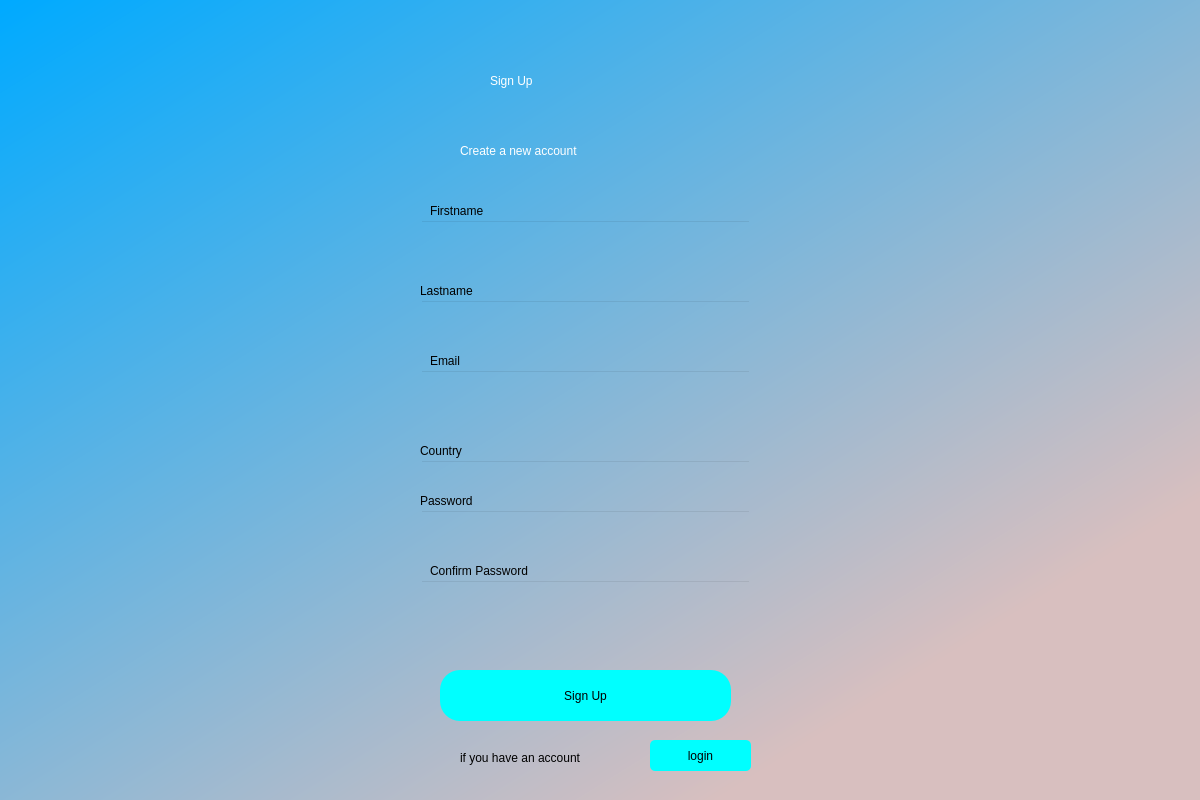
<?xml version="1.0" encoding="UTF-8"?>
<ui version="4.0">
 <class>bgwidget</class>
 <widget class="QDialog" name="bgwidget">
  <property name="geometry">
   <rect>
    <x>0</x>
    <y>0</y>
    <width>1200</width>
    <height>800</height>
   </rect>
  </property>
  <property name="windowTitle">
   <string>Dialog</string>
  </property>
  <property name="styleSheet">
   <string notr="true">QWidget#bgwidget{
background-color:
 qlineargradient(spread:pad, x1:0.006, y1:0, x2:0.874, y2:0.927, stop:0 rgba(0, 170, 255, 255), stop:0.892045 rgba(216, 191, 191, 255));}</string>
  </property>
  <property name="modal">
   <bool>false</bool>
  </property>
  <widget class="QLabel" name="label">
   <property name="geometry">
    <rect>
     <x>490</x>
     <y>50</y>
     <width>181</width>
     <height>61</height>
    </rect>
   </property>
   <property name="styleSheet">
    <string notr="true">font: 36pt &quot;Poppins&quot;;
color: rgb(255, 255, 255);</string>
   </property>
   <property name="text">
    <string>Sign Up</string>
   </property>
  </widget>
  <widget class="QLabel" name="label_2">
   <property name="geometry">
    <rect>
     <x>460</x>
     <y>130</y>
     <width>241</width>
     <height>41</height>
    </rect>
   </property>
   <property name="styleSheet">
    <string notr="true">font: 16pt &quot;Poppins&quot;;
color: rgb(255, 255, 255);</string>
   </property>
   <property name="text">
    <string>Create a new account</string>
   </property>
  </widget>
  <widget class="QPushButton" name="signup">
   <property name="geometry">
    <rect>
     <x>440</x>
     <y>670</y>
     <width>291</width>
     <height>51</height>
    </rect>
   </property>
   <property name="styleSheet">
    <string notr="true">border-radius:20px;
font: 14pt &quot;Poppins&quot;;
background-color: rgb(0, 255, 255);</string>
   </property>
   <property name="text">
    <string>Sign Up</string>
   </property>
  </widget>
  <widget class="QLineEdit" name="signEmailField">
   <property name="geometry">
    <rect>
     <x>420</x>
     <y>370</y>
     <width>331</width>
     <height>41</height>
    </rect>
   </property>
   <property name="styleSheet">
    <string notr="true">background-color:rgba(0,0,0,0);
font: 12pt &quot;Poppins&quot;;</string>
   </property>
   <property name="text">
    <string/>
   </property>
  </widget>
  <widget class="QLabel" name="label_3">
   <property name="geometry">
    <rect>
     <x>430</x>
     <y>200</y>
     <width>81</width>
     <height>21</height>
    </rect>
   </property>
   <property name="styleSheet">
    <string notr="true">font:11pt &quot;Poppins&quot;;</string>
   </property>
   <property name="text">
    <string>Firstname</string>
   </property>
  </widget>
  <widget class="QLabel" name="label_4">
   <property name="geometry">
    <rect>
     <x>430</x>
     <y>350</y>
     <width>41</width>
     <height>21</height>
    </rect>
   </property>
   <property name="styleSheet">
    <string notr="true">font:11pt &quot;Poppins&quot;;</string>
   </property>
   <property name="text">
    <string>Email</string>
   </property>
  </widget>
  <widget class="QLineEdit" name="fnameField">
   <property name="geometry">
    <rect>
     <x>420</x>
     <y>220</y>
     <width>331</width>
     <height>41</height>
    </rect>
   </property>
   <property name="styleSheet">
    <string notr="true">background-color:rgba(0,0,0,0);
font: 12pt &quot;Poppins&quot;;</string>
   </property>
   <property name="text">
    <string/>
   </property>
  </widget>
  <widget class="QLabel" name="signupErrorMessage">
   <property name="geometry">
    <rect>
     <x>430</x>
     <y>630</y>
     <width>311</width>
     <height>16</height>
    </rect>
   </property>
   <property name="styleSheet">
    <string notr="true">color: rgb(255, 0, 0);
font: 12pt &quot;Poppins&quot;;</string>
   </property>
   <property name="text">
    <string/>
   </property>
  </widget>
  <widget class="QLabel" name="label_5">
   <property name="geometry">
    <rect>
     <x>420</x>
     <y>280</y>
     <width>91</width>
     <height>21</height>
    </rect>
   </property>
   <property name="styleSheet">
    <string notr="true">font:11pt &quot;Poppins&quot;;</string>
   </property>
   <property name="text">
    <string>Lastname</string>
   </property>
  </widget>
  <widget class="QLineEdit" name="lnameField">
   <property name="geometry">
    <rect>
     <x>420</x>
     <y>300</y>
     <width>331</width>
     <height>41</height>
    </rect>
   </property>
   <property name="styleSheet">
    <string notr="true">background-color:rgba(0,0,0,0);
font: 12pt &quot;Poppins&quot;;</string>
   </property>
   <property name="text">
    <string/>
   </property>
  </widget>
  <widget class="QLineEdit" name="signPasswordField">
   <property name="geometry">
    <rect>
     <x>420</x>
     <y>510</y>
     <width>331</width>
     <height>41</height>
    </rect>
   </property>
   <property name="styleSheet">
    <string notr="true">background-color:rgba(0,0,0,0);
font: 12pt &quot;Poppins&quot;;</string>
   </property>
   <property name="text">
    <string/>
   </property>
  </widget>
  <widget class="QLabel" name="label_6">
   <property name="geometry">
    <rect>
     <x>420</x>
     <y>490</y>
     <width>81</width>
     <height>21</height>
    </rect>
   </property>
   <property name="styleSheet">
    <string notr="true">font:11pt &quot;Poppins&quot;;</string>
   </property>
   <property name="text">
    <string>Password</string>
   </property>
  </widget>
  <widget class="QLabel" name="label_7">
   <property name="geometry">
    <rect>
     <x>430</x>
     <y>560</y>
     <width>141</width>
     <height>21</height>
    </rect>
   </property>
   <property name="styleSheet">
    <string notr="true">font:11pt &quot;Poppins&quot;;</string>
   </property>
   <property name="text">
    <string>Confirm Password</string>
   </property>
  </widget>
  <widget class="QLineEdit" name="signConPasswordField">
   <property name="geometry">
    <rect>
     <x>420</x>
     <y>580</y>
     <width>331</width>
     <height>41</height>
    </rect>
   </property>
   <property name="styleSheet">
    <string notr="true">background-color:rgba(0,0,0,0);
font: 12pt &quot;Poppins&quot;;</string>
   </property>
   <property name="text">
    <string/>
   </property>
  </widget>
  <widget class="QLabel" name="label_8">
   <property name="geometry">
    <rect>
     <x>460</x>
     <y>750</y>
     <width>181</width>
     <height>16</height>
    </rect>
   </property>
   <property name="styleSheet">
    <string notr="true">font: 12pt &quot;Poppins&quot;;
</string>
   </property>
   <property name="text">
    <string>if you have an account</string>
   </property>
  </widget>
  <widget class="QPushButton" name="backtoLogin">
   <property name="geometry">
    <rect>
     <x>650</x>
     <y>740</y>
     <width>101</width>
     <height>31</height>
    </rect>
   </property>
   <property name="styleSheet">
    <string notr="true">background-color: rgb(0, 255, 255);
font: 14pt &quot;Poppins&quot;;
border-radius:5px</string>
   </property>
   <property name="text">
    <string>login</string>
   </property>
  </widget>
  <widget class="QLabel" name="duplicateEmail">
   <property name="geometry">
    <rect>
     <x>430</x>
     <y>410</y>
     <width>311</width>
     <height>16</height>
    </rect>
   </property>
   <property name="styleSheet">
    <string notr="true">color: rgb(255, 0, 0);
font: 11pt &quot;Poppins&quot;;</string>
   </property>
   <property name="text">
    <string/>
   </property>
  </widget>
  <widget class="QLabel" name="Country">
   <property name="geometry">
    <rect>
     <x>420</x>
     <y>440</y>
     <width>81</width>
     <height>21</height>
    </rect>
   </property>
   <property name="styleSheet">
    <string notr="true">font:11pt &quot;Poppins&quot;;</string>
   </property>
   <property name="text">
    <string>Country</string>
   </property>
  </widget>
  <widget class="QLineEdit" name="countryField">
   <property name="geometry">
    <rect>
     <x>420</x>
     <y>460</y>
     <width>331</width>
     <height>31</height>
    </rect>
   </property>
   <property name="styleSheet">
    <string notr="true">background-color:rgba(0,0,0,0);
font: 12pt &quot;Poppins&quot;;</string>
   </property>
   <property name="text">
    <string/>
   </property>
  </widget>
 </widget>
 <resources/>
 <connections/>
</ui>
